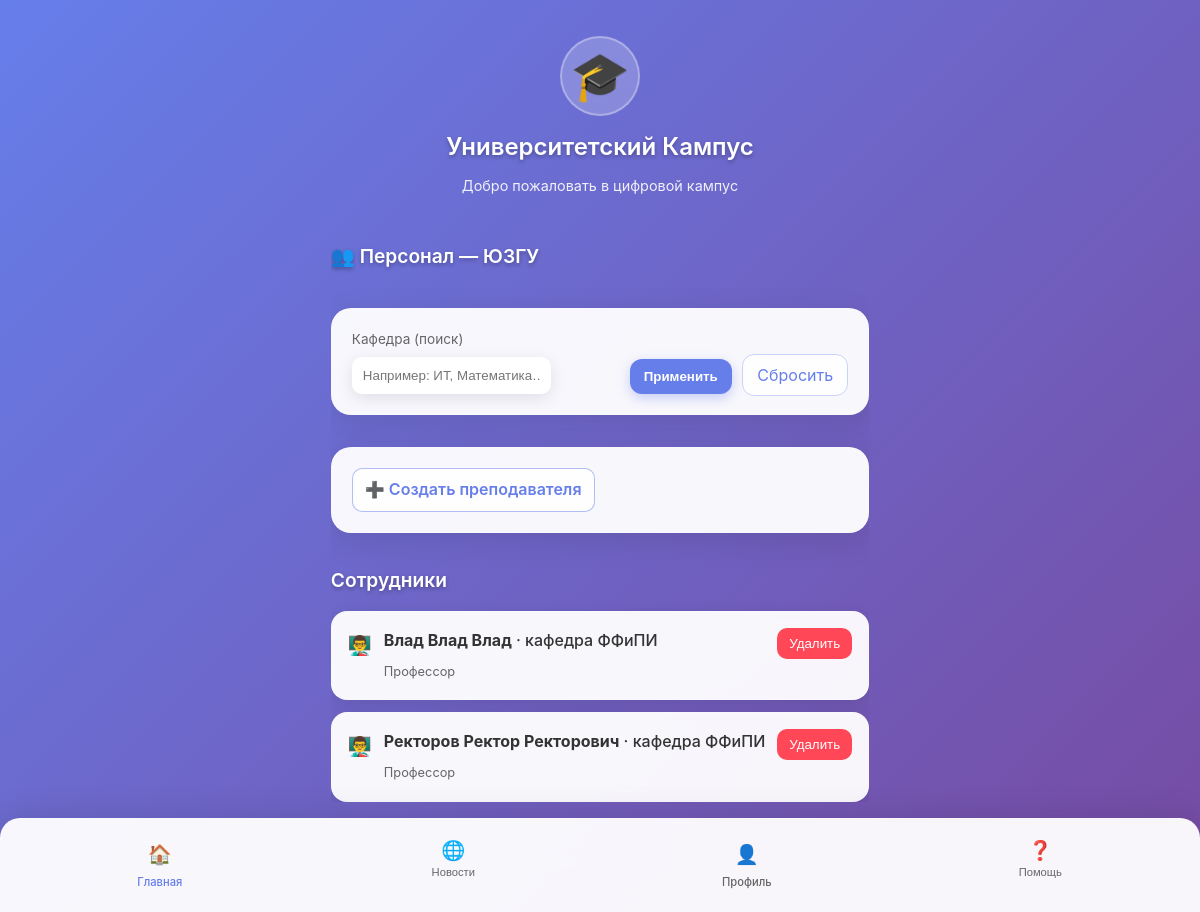
/moderation_staff/, run on the app's committed database.
### main/models.py (models this page shows, shortened)
class University(models.Model):
    name = models.CharField("Название университета", max_length=256, unique=True) # название
    short_name = models.CharField("Короткое имя", max_length=64, unique=True) # скоращенное название
    city = models.CharField("Город", max_length=128, blank=True)
    description = models.TextField(blank=True)
    contact_email = models.EmailField(blank=True)

class Teacher(models.Model):
    person = models.OneToOneField(Person, on_delete=models.CASCADE, related_name='teacher')
    academic_title = models.CharField(max_length=128, blank=True)
    department = models.CharField(max_length=255, blank=True)
    university = models.ForeignKey('University', on_delete=models.CASCADE, related_name='teachers')

class Person(models.Model):
    user = models.OneToOneField(
        settings.AUTH_USER_MODEL, on_delete=models.SET_NULL, null=True, blank=True,
        related_name='person', help_text="Связь с Django User (если есть)"
    )
    last_name = models.CharField("Фамилия", max_length=128)
    first_name = models.CharField("Имя", max_length=128)
    middle_name = models.CharField("Отчество", max_length=128, blank=True)
    role = models.ForeignKey('Role', related_name='role', on_delete=models.SET_NULL, null=True, blank=True)
    email = models.EmailField(blank=True)
    phone = models.CharField(max_length=32, blank=True)
    vk_user_id = models.CharField(
        "VK/Max user id", max_length=64, blank=True, db_index=True
    )
    class Meta:
        indexes = [models.Index(fields=["vk_user_id"])]
    def __str__(self):
        return f"{self.last_name} {self.first_name}"

### main/views/moderation.py (the view, shortened to what this page needs)
# urls.py: path('moderation_staff/', views.moderation_staff, name='moderation_staff'),
def moderation_staff(request):
    user = Teacher.objects.filter(pk=2).first().person.user
    if not is_moderator_min(user, 2):
        return HttpResponseForbidden("Недостаточно прав")
    current_uni = _resolve_current_university(user)
    department_q = (request.GET.get("department") or "").strip()
    teachers_qs = (
        Teacher.objects
        .filter(university=current_uni)
        .select_related("person", "university")
        .order_by("person__last_name", "person__first_name")
    )
    if department_q:
        teachers_qs = teachers_qs.filter(department__icontains=department_q)
    paginator = Paginator(teachers_qs, 20)
    page_number = request.GET.get("page") or 1
    page_obj = paginator.get_page(page_number)
    if request.method == "POST":
        action = request.POST.get("action")
        if action == "create":
            form = TeacherCreateForm(request.POST)
            if form.is_valid():
                form.save(university=current_uni)
                messages.success(request, "Преподаватель создан, роль человека переключена на Teacher.")
                return redirect("moderation_staff")
            else:
                messages.error(request, "Проверьте форму — есть ошибки.")
        elif action == "delete":
            teacher_id = request.POST.get("teacher_id")
            try:
                t = Teacher.objects.select_related("person").get(id=teacher_id, university=current_uni)
            except Teacher.DoesNotExist:
                messages.error(request, "Преподаватель не найден в текущем университете.")
            else:
                guest_role, _ = Role.objects.get_or_create(permission="Guest", defaults={"name": "Гость"})
                p = t.person
                t.delete()
                p.role = guest_role
                p.save(update_fields=["role"])
                messages.success(request, "Учётка преподавателя удалена, роль человека переключена на Guest.")
            return redirect("moderation_staff")
        else:
            messages.error(request, "Неизвестное действие.")
            return redirect("moderation_staff")
    else:
        form = TeacherCreateForm()
    return render(request, "main/moderation/moderation_staff.html", {
        "current_university": current_uni,
        "page_obj": page_obj,
        "paginator": paginator,
        "can_manage": True,
        "form": form,
        "department_q": department_q,
    })

### main/forms/teacher_create.py (shortened to what this page needs)
class TeacherCreateForm(forms.Form):
    person = forms.ModelChoiceField(
        queryset=Person.objects.filter(teacher__isnull=True),
        label="Человек",
        help_text="Выберите Person без роли Teacher",
    )
    academic_title = forms.CharField(label="Учёное звание", max_length=128, required=False)
    department = forms.CharField(label="Кафедра", max_length=255, required=False)

### main/utils/permissions.py (called while the page is built)
def get_person(user):
    return getattr(user, "person", None)

def get_role_code(user):
    person = get_person(user)
    role = getattr(person, "role", None) if person else None
    return getattr(role, "permission", None)

def moderator_level(code):
    if code == "Moderator_3lvl":
        return 3
    if code == "Moderator_2lvl":
        return 2
    if code == "Moderator_1lvl":
        return 1
    return 0

def is_moderator_min(user, min_level: int):
    return moderator_level(get_role_code(user)) >= min_level

### main/views/moderation.py (called while the page is built)
def _resolve_current_university(user):
    person = getattr(user, "person", None)
    if person:
        teacher = getattr(person, "teacher", None)
        if teacher and teacher.university_id:
            return teacher.university
        student = getattr(person, "student", None)
        if student and student.university_id:
            return student.university
    return University.objects.order_by("id").first()

### main/templates/main/moderation/moderation_staff.html (shortened to what this page needs)
{% extends 'main/index.html' %}
{% load static %}
{% block content %}
    <section class="main-content">
        <h2 class="section-title">👥 Персонал — {{ current_university.short_name }}</h2>
        <section class="user-card" style="margin-bottom:12px;">
            <form method="get" class="filters"
                  style="display:flex; gap:12px; width:100%; align-items:flex-end; flex-wrap:wrap;">
                <div style="flex:1; min-width:220px;">
                    <label for="f_department" style="display:block; font-size:.85rem; color:#666; margin-bottom:6px;">Кафедра
                        (поиск)</label>
                    <input id="f_department" name="department" value="{{ department_q }}"
                           placeholder="Например: ИТ, Математика…" class="action-card"
                           style="padding:10px; border-radius:10px;">
                </div>
                <div>
                    <button type="submit" class="btn-indigo">Применить</button>
                    <a href="{% url 'moderation_staff' %}" class="btn-ghost" style="margin-left:6px;">Сбросить</a>
                </div>
            </form>
        </section>
        {% if can_manage %}
            <section class="user-card" style="margin-bottom:12px;">
                <details class="collapsible">
                    <summary class="btn-indigo-outline">➕ Создать преподавателя</summary>
                </details>
            </section>
        {% endif %}
        <section class="notifications">
            <h3 class="section-title">Сотрудники</h3>
            <div class="notifications-list">
                {% if page_obj and page_obj.object_list %}
                    {% for t in page_obj.object_list %}
                        <div class="notification-item">
                            <div class="notification-icon">👨‍🏫</div>
                            <div class="notification-content" style="flex:1;">
                                <p class="notification-text">
                                    <strong>{{ t.person.last_name }}
                                        {{ t.person.first_name }}{% if t.person.middle_name %}
                                            {{ t.person.middle_name }}{% endif %}</strong>
                                    {% if t.department %} · кафедра {{ t.department }}{% endif %}
                                </p>
                                <span class="notification-time">{% if t.academic_title %}
                                    {{ t.academic_title }}{% else %}—{% endif %}</span>
                            </div>
                            {% if can_manage %}
                                <form method="post" style="margin-left:auto;">
                                    <button type="submit" class="btn-danger"
                                            onclick="return confirm('Удалить роль Teacher? Роль человека станет Guest.');">
                                        Удалить
                                    </button>
                                </form>
                            {% endif %}
                        </div>
                    {% endfor %}
                {% endif %}
            </div>
        </section>
    </section>
{% endblock %}

### main/static/css/styles.css (style rules this page uses)
* { margin: 0; padding: 0; box-sizing: border-box; -webkit-tap-highlight-color: transparent; }
html, body { height: 100%; }
body { font-family: -apple-system, BlinkMacSystemFont, 'Segoe UI', Roboto, Oxygen, Ubuntu, sans-serif; background: linear-gradient(135deg, #667eea 0%, #764ba2 100%); color: #333; line-height: 1.6; min-height: 100vh; padding: env(safe-area-inset-top) env(safe-area-inset-right) env(safe-area-inset-bottom) env(safe-area-inset-left); display: flex; flex-direction: column; background-attachment: fixed; }
.main-content { flex: 1; display: flex; flex-direction: column; gap: 20px; overflow-y: auto; -webkit-overflow-scrolling: touch; }
.user-card { background: rgba(255, 255, 255, 0.95); border-radius: 20px; padding: 20px; display: flex; align-items: center; gap: 15px; box-shadow: 0 8px 32px rgba(0, 0, 0, 0.1); backdrop-filter: blur(10px); border: 1px solid rgba(255, 255, 255, 0.2); }
.section-title { color: white; font-size: 1.2rem; font-weight: 600; margin-bottom: 16px; text-shadow: 0 2px 4px rgba(0, 0, 0, 0.3); }
.action-card { background: rgba(255, 255, 255, 0.95); border-radius: 16px; padding: 20px 16px; text-align: center; box-shadow: 0 4px 16px rgba(0, 0, 0, 0.1); backdrop-filter: blur(10px); border: 1px solid rgba(255, 255, 255, 0.2); transition: transform 0.2s ease, box-shadow 0.2s ease; cursor: pointer; display: flex; flex-direction: column; align-items: center; text-decoration: none; color: inherit; }
.notifications-list { display: flex; flex-direction: column; gap: 12px; }
.notification-item { background: rgba(255, 255, 255, 0.95); border-radius: 16px; padding: 16px; display: flex; align-items: flex-start; gap: 12px; box-shadow: 0 4px 16px rgba(0, 0, 0, 0.1); backdrop-filter: blur(10px); border: 1px solid rgba(255, 255, 255, 0.2); }
.notification-icon { font-size: 1.2rem; margin-top: 2px; }
.notification-content { flex: 1; }
.notification-text { font-weight: 500; margin-bottom: 4px; }
.notification-time { color: #666; font-size: 0.8rem; }
.main-content { scroll-behavior: smooth; }
.main-content { -ms-overflow-style: none; scrollbar-width: none; }

### main/templates/main/moderation/moderation_staff.html (style rules this page uses)
.btn-indigo { background: #667eea; color: #fff; border: none; padding: 10px 14px; border-radius: 12px; box-shadow: 0 4px 12px rgba(102, 126, 234, 0.35); cursor: pointer; font-weight: 600; }
.btn-indigo-outline { display: inline-block; background: rgba(255, 255, 255, 0.9); border: 1px solid rgba(102, 126, 234, 0.5); color: #667eea; padding: 8px 12px; border-radius: 10px; cursor: pointer; font-weight: 600; }
.btn-ghost { background: rgba(255, 255, 255, 0.9); border: 1px solid rgba(102, 126, 234, 0.35); color: #667eea; padding: 10px 14px; border-radius: 12px; text-decoration: none; }
.btn-danger { background: #ff4757; color: #fff; border: none; padding: 8px 12px; border-radius: 10px; cursor: pointer; }
.collapsible { display: block; }
.collapsible > summary { list-style: none; }

### data on the page
University: short_name "ЮЗГУ"
Teacher: person.last_name "Влад", person.first_name "Влад", person.middle_name "Влад", department "ФФиПИ", academic_title "Профессор"
Teacher: person.last_name "Ректоров", person.first_name "Ректор", person.middle_name "Ректорович", department "ФФиПИ", academic_title "Профессор"
